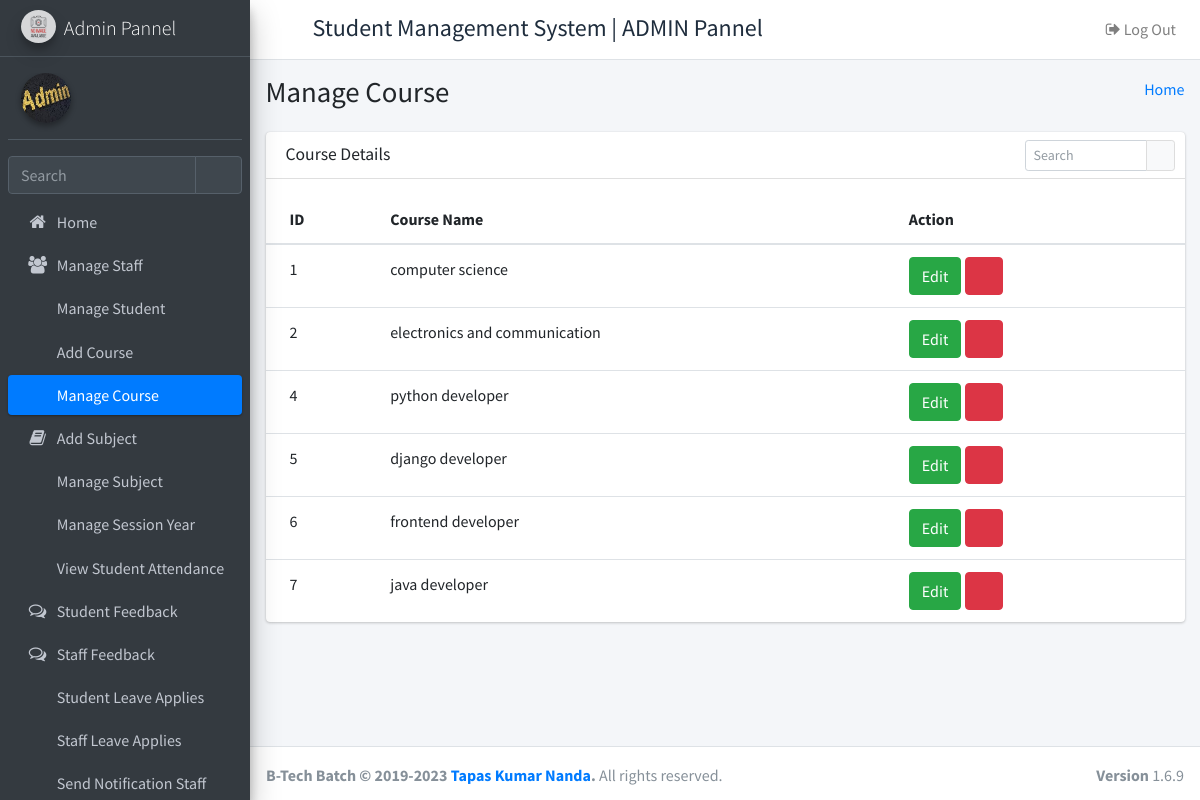
Screenshot of /manage_course/ with the database file from the repository.
### app/models.py (models this page shows)
class Course(models.Model):
    id = models.AutoField(primary_key = True)
    course_name = models.CharField(max_length = 300, null = False)
    created_at = models.DateTimeField(auto_now_add = True)
    updated_at = models.DateTimeField(auto_now_add = True)
    objects = models.Manager()

### app/HOD_VIEWS.py (the view)
# urls.py: path('manage_course/',HOD_VIEWS.MANAGE_COURSE,name="manage_course"),
def MANAGE_COURSE(request):
    courses = Course.objects.all()
    data={'courses':courses}
    return render(request,'hod_template/manage_course.html',data)

### templates/hod_template/manage_course.html (shortened to what this page needs)
{% extends 'hod_template/base_template.html' %}
{% block page_title %}
Manage Course
{% endblock page_title %}
{% load static %}
{% block main_content %}
<section class="content">
    <div class="container-fluid">
        <div class="row">
            <div class="col-12">
                <div class="card">
                    <div class="card-header">
                        <h3 class="card-title">Course Details</h3>
                        <div class="card-tools">
                            <div class="input-group input-group-sm" style="width: 150px;">
                                <input type="text" name="table_search" class="form-control float-right"
                                    placeholder="Search">
                                <div class="input-group-append">
                                    <button type="submit" class="btn btn-default">
                                        <i class="fas fa-search"></i>
                                    </button>
                                </div>
                            </div>
                        </div>
                    </div>
                    <div class="card-body table-responsive p-0">
                        <table class="table table-hover text-nowrap">
                            <thead>
                                <tr>
                                    <th>ID</th>
                                    <th>Course Name</th>
                                    <th>Action</th>
                                </tr>
                            </thead>
                            <tbody>
                                {% for course in courses %}
                                <tr>
                                    <td>{{course.id}}</td>
                                    <td>{{course.course_name}}</td>
                                    <td><a href="{% url 'edit_course' course.id %}" class="btn btn-success">Edit</a>
                                        <a href="{% url 'delete_course' course.id %}"
                                                class="btn btn-danger">
                                                <i class="fas fa-trash"></i>
                                            </a>
                                    </td>
                                </tr>
                                {% endfor %}
                            </tbody>
                        </table>
                    </div>
                </div>
            </div>
        </div>
    </div>
</section>
{% endblock main_content %}

### rows the page displays
Course: id "1", course_name "computer science"
Course: id "2", course_name "electronics and communication"
Course: id "4", course_name "python developer"
Course: id "5", course_name "django developer"
Course: id "6", course_name "frontend developer"
Course: id "7", course_name "java developer"
